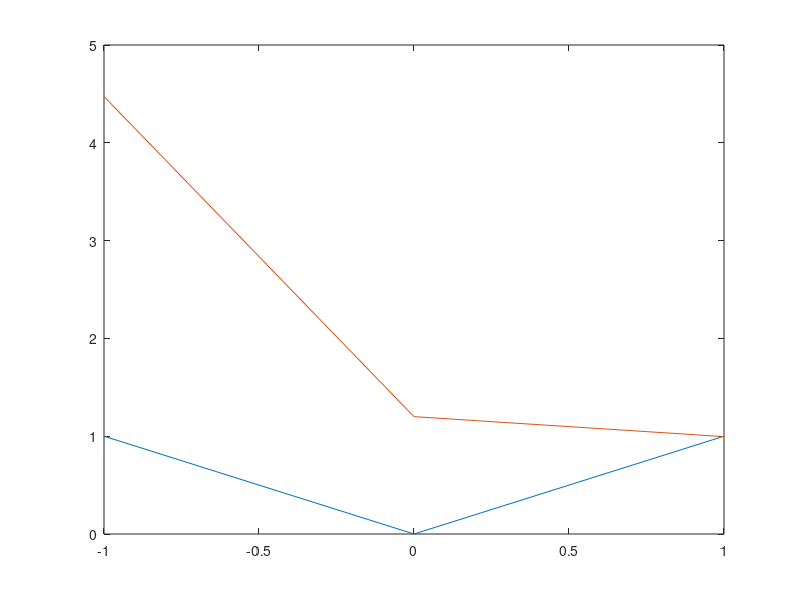

Write MATLAB code to recreate this figure.
% Exercise 3 p. 115

% Calculation of the first equation (i)
x = [-1:1];
y = [];
y = x.^2


% Calculation of the second equation (ii)
f = [] 
for i = -1:1
    m = ((exp(-i)/(i^2 + 1)) + sin(i).^2)^2 + 0.2
    f = [f,m]
end
plot(x,y)
hold
plot(x,f)
